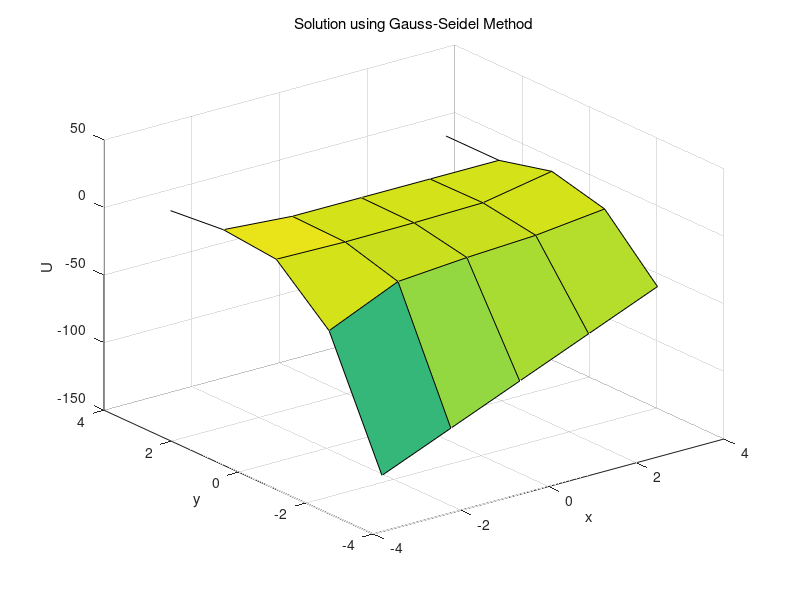

Recreate this plot in MATLAB.
% This MATLAB m-file is to be used for the project for the Scientific
% Computing for Mechanical Engineers Course.
% The purpose of this m-file is to solve the 2D Helmholtz equation with
% various boundary conditions in a square domain in Cartesian Coordinates
% through the Gauss-Seidel Method
% This m-file was written by John Jimenez (PSID:1253921)
% Project Code: AHc2-3

clc,clearvars % Clears command window & workspace of unnecessary clutter from a previous run of another m-file.
disp('2D Helmholtz Equation Solver: Gauss-Seidel Method')

%% Dimensions of the Square Domain and Some Important Parameters
% Note: the domain of interest is the square:
% -pi<x<pi and -pi<y<pi

% Start and End points for domain in x
    
    ax = -pi;   % Start point of domain in x
    bx =  pi;    % End point of domain in x

% Start and End points for domain in y are the the same as that in x for Project Code.

    ay = -pi;  % Start point of domain in y
    by =  pi;   % End point of domain in y

% A value for Lambda can be assigned directly but is left up to user input for greater versatility

    Lambda = input('Please input a value for Lambda:'); Lambda = -Lambda;


% Assigning an acceptable limit of error for convergence

    Es = 10^-7;

%% Boundary Conditions Setup and Relevant Parameters

% Defines the Interior nodes for both x and y through user input. However,these do not
% include exterior boundary points.

IntNodesX = input('Please input a value for the no. of nodes for the  x-coordinate:');
IntNodesY = IntNodesX; % Ensures a square matrix, better for operational compatibility 
N=IntNodesY;


% Generating a range of linearly spaced vectors for x and y through the variables IntNodesX
% and IntNodesY
% IMPORTANT: THESE ARE THE INPUT VALUES FOR EVERY FUNCTION THAT NEEDS
% THEM!

    xval = linspace(ax,bx,IntNodesX); % Start and End nodes for x can be redefined through changing ax and bx above.
    yval = linspace(ay,by,IntNodesY); % Start and End nodes for y can be redefined through changing ay and by above.
    [X,Y]= meshgrid(xval,yval);
    Y = flipud(Y);

% Value of spacing for Each Node

    dx = (bx-ax)/IntNodesX;
    dy = dx;


% Defining some coefficients that remain the same for all matrix
% operations. Refer to report for details concerning the discretization

    A = Lambda - (2 * (dx^2)) - (2 * (dy^2));
    B = (dx^2) * (dy^2);
    U = zeros(N,N);

% The following functions below are needed for the evaluation of the
% boundary conditions as well as the function F(x,y)   
    
    fb  =  Y*(by-Y).^2;
    gb  =  (by-Y).^2*(cos((pi*Y)/by));
    uw  =  ((ay*(by-ay).^2))+(((X-ax)/(bx-ax))*((cos((pi*ay)/by)*(by - ay).^2) - ((ay*(by-ay).^2))));
    %F = zeros(N,N); % This is for the Final Simulation
    
    F =  sin(pi*(X-ax)/(bx-ax)).*cos((0.5*pi)*(2*((Y-ay)/(by-ay))+1));

     % Dirichlet on x-axis
     U(2:N-1,1) = Y(2:N-1,1).*(by-Y(2:N-1,1)).^2;
     U(2:N-1,N) = ((by-Y(2:N-1,1)).^2).*cos((pi*Y(2:N-1,1)/by));
     
     % Dirichlet on y-axis
     U(N,:) = ((ay*(by-ay).^2))+(((X(N,:)-ax)/(bx-ax))*((cos((pi*ay)/by)*(by - ay).^2) - ((ay*(by-ay).^2))));
     

    w = 2/(1+sin(pi*dx/(2*pi)));
    e = 1; %Preallocated error guess

%% The Gauss-Seidel Method
while e > Es
    U1 = U;
    for a = 2:IntNodesX-1
        for b = 2:IntNodesY-1
            if a == 2
                U(1,b) = (F(1,b)*dx^2) - (2*U(2,b)) - U(1,b+1) - U(1,b-1);
            else
                U(a,b) = ((F(a,b)*(dx^2)) - U(a-1,b) - U(a,b-1) - U(a+1,b) - U(a,b+1))/((Lambda*dx^2)-4); 
            end
        end
    end
    
    e = max(max(abs((U-U1)./U)));
end

Value = mean(mean(U(2:IntNodesX-1,2:IntNodesX-1).^2)) %Needed for Grid Convergence Study
%% Plotting Results
    figure(1) % VECTOR FIELD U
    set(gcf,'units','normalized','position',[0.02 0.52 0.3 0.32]);
    surf(X,Y,U);
    %mesh(X,Y,U);
    rotate3d
    xlabel('x'); ylabel('y'); zlabel('U');
    title('Solution using Gauss-Seidel Method','fontweight','normal');